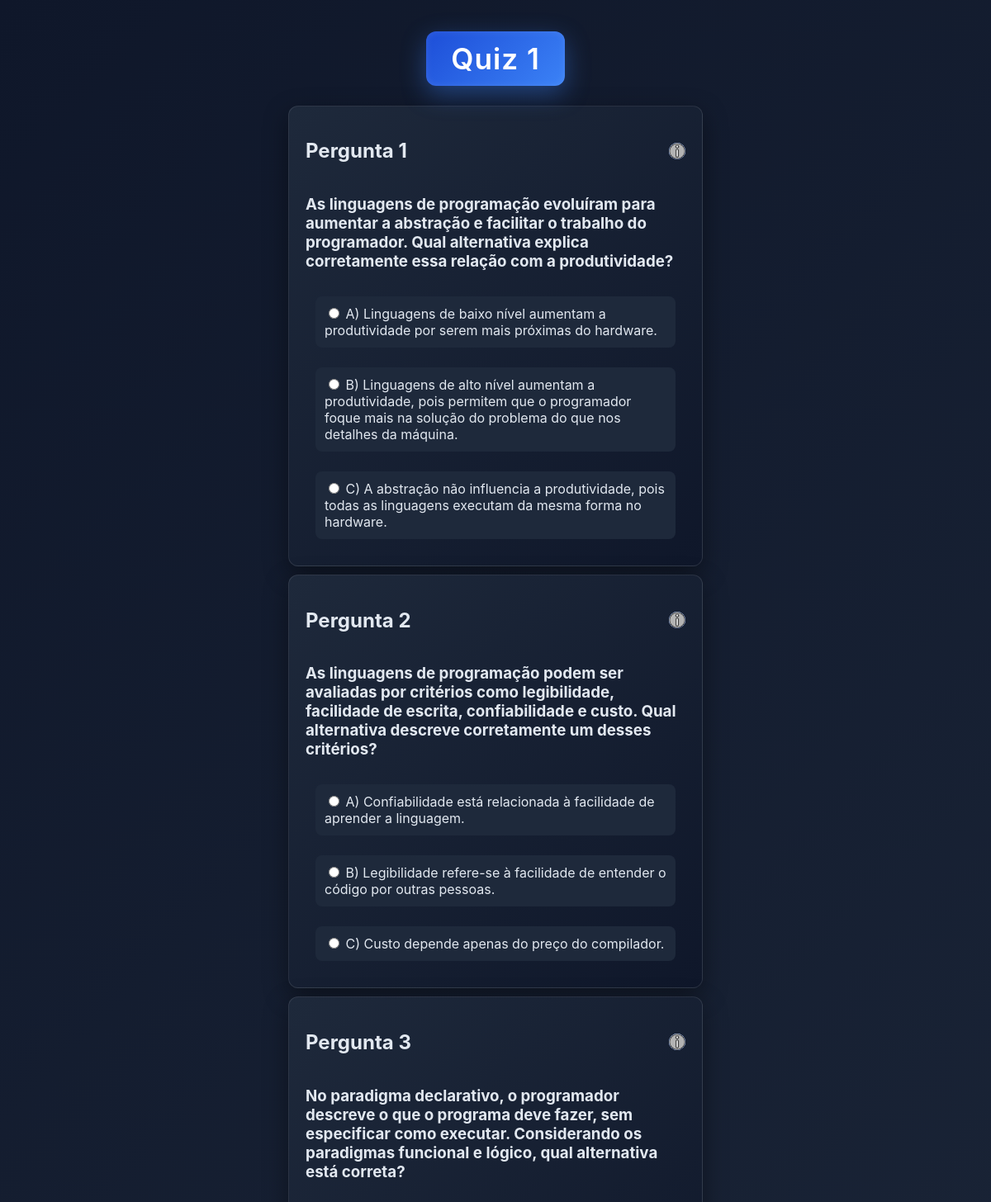
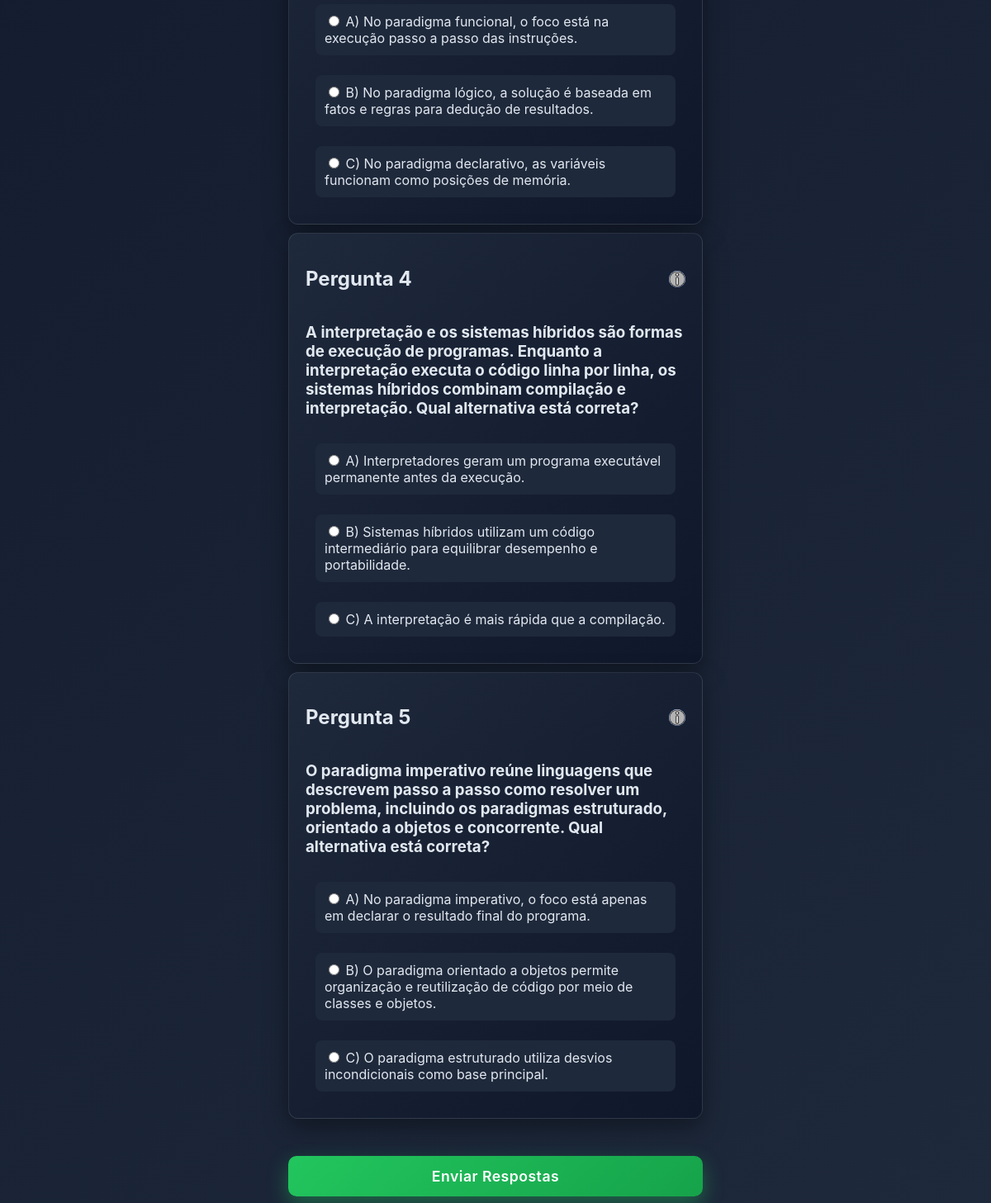
The app's page /quiz_1 with its own data (2 pictures, top to bottom).
### tables this page shows
CREATE TABLE pergunta (
    id INTEGER PRIMARY KEY AUTOINCREMENT,
    quiz_id INTEGER NOT NULL,
    texto TEXT NOT NULL,
    enunciado TEXT NOT NULL,
    conclusao TEXT NOT NULL, tema TEXT, ordem INTEGER,
                   
    FOREIGN KEY (quiz_id) REFERENCES quizzes(id)
    );

CREATE TABLE alternativas (
    id INTEGER PRIMARY KEY AUTOINCREMENT,
    pergunta_id INTEGER NOT NULL,
    texto TEXT NOT NULL,
    correta BOOLEAN NOT NULL,
                 
    FOREIGN KEY (pergunta_id) REFERENCES pergunta(id)
    );

### app.py (the view, shortened to what this page needs)
@app.route('/quiz_<int:quiz_id>', methods=['GET', 'POST'])
def questoes(quiz_id):
    user_id = session.get('user_id')
    if request.method == 'GET':
        m.delete_respostas_quiz(user_id, quiz_id)
    perguntas = m.get_perguntas(quiz_id)
    quizzes = m.get_quizzes()
    alternativas = [m.get_alternativas(pergunta['id']) for pergunta in perguntas]
    return render_template(
        'questoes.html',
        quiz_id=quiz_id,
        quizzes=quizzes,
        perguntas=perguntas,
        alternativas=alternativas
    )

### database.py (called while the page is built)
def create_connection():
    conn = sqlite3.connect('database.db')
    conn.row_factory = sqlite3.Row
    return conn

def execute(query, params=()):
    conn = create_connection()
    cursor = conn.cursor()
    cursor.execute(query, params)
    resultado = cursor.fetchall()
    conn.commit()
    conn.close()
    return resultado

### modules.py (called while the page is built)
def get_quizzes():
    conn = create_connection()
    quizzes = conn.execute('SELECT * FROM quizzes').fetchall()
    conn.close()
    return quizzes

def get_perguntas(quiz_id):
    conn = create_connection()
    perguntas = conn.execute('SELECT * FROM pergunta WHERE quiz_id = ?', (quiz_id,)).fetchall()
    conn.close()
    return perguntas

def get_alternativas(pergunta_id):
    conn = create_connection()
    alternativas = conn.execute('SELECT * FROM alternativas WHERE pergunta_id = ?', (pergunta_id,)).fetchall()
    conn.close()
    return alternativas

def delete_respostas_quiz(user_id, quiz_id):
    query = """
    SELECT a.id
    FROM alternativas a
    JOIN pergunta p ON a.pergunta_id = p.id
    WHERE p.quiz_id = ?
    """
    alternativas = db.execute(query, (quiz_id,))
    for alt in alternativas:
        db.execute(
            "DELETE FROM resposta WHERE user_id = ? AND alternativas_id = ?",
            (user_id, alt["id"])
        )

### templates/questoes.html (shortened to what this page needs)
<!doctype html>
<html lang="en">
  <head>
    <link
      rel="stylesheet"
      href="{{ url_for('static', filename='questoes.css') }}"
    />
  </head>
  <body>
    <h1 class="title">Quiz {{ quiz_id }}</h1>
    <form action="/quiz_{{ quiz_id }}" method="POST">
      <div class="questao">
        {% for pergunta in perguntas %}
        <div class="pergunta_box">
          <div class="pergunta">
            <h2>Pergunta {{ loop.index }}</h2>
            <div class="info">
              <img
                src="{{ url_for('static', filename='images.png') }}"
                class="img"
              />
            </div>
          </div>
          <h3>{{ pergunta.texto }}</h3>
          {% for alternativa in alternativas[loop.index0] %}
          <div class="alternativa">
            <label>
              <input
                type="radio"
                name="pergunta_{{ pergunta.id }}"
                value="{{ alternativa.id }}"
                required
              >
              {{ alternativa.texto }}
            </label>
          </div>
          {% endfor %}
        </div>
        {% endfor %}
      </div>
      <button type="submit" class="submit-btn">
        Enviar Respostas
      </button>
    </form>
  </body>
</html>

### static/questoes.css (style rules this page uses)
* { user-select: none; font-family: 'Inter', sans-serif; }
body { background: linear-gradient(135deg, #0f172a, #1e293b); color: #e2e8f0; display: flex; flex-direction: column; align-items: center; }
.title { margin-top: 30px; text-align: center; font-size: 2.2rem; font-weight: 600; letter-spacing: 1px; display: inline-block; padding: 12px 30px; border-radius: 12px; background: linear-gradient(135deg, #1d4ed8, #3b82f6); color: white; box-shadow: 0 10px 30px rgba(59, 130, 246, 0.4), inset 0 0 10px rgba(255,255,255,0.1); position: relative; }
.questao { display: flex; flex-direction: column; align-items: center; margin-bottom: 25px; gap: 10px; }
.pergunta_box { background: linear-gradient(135deg, #1e293b, #0f172a); width: 460px; padding: 20px; border-radius: 12px; border: 1px solid rgba(255,255,255,0.1); box-shadow: 0 10px 30px rgba(0,0,0,0.4); transition: 0.3s; }
.pergunta { display: flex; justify-content: space-between; align-items: center; margin-bottom: 10px; font-weight: 600; }
.alternativa { display: flex; flex-direction: column; gap: 8px; padding: 12px; }
.alternativa label { background-color: #1e293b; padding: 10px; border-radius: 8px; border: 1px solid transparent; cursor: pointer; transition: 0.2s; }
button.submit-btn { width: 100%; margin-top: 20px; padding: 14px; font-size: 1.1rem; font-weight: 600; letter-spacing: 0.5px; border: none; border-radius: 10px; color: white; cursor: pointer; background: linear-gradient(135deg, #22c55e, #16a34a); box-shadow: 0 10px 25px rgba(34, 197, 94, 0.4); transition: all 0.25s ease; }
.info { position: relative; cursor: pointer; }
.img { background: linear-gradient(135deg, #3b82f6, #1d4ed8); width: 20px; height: 20px; border-radius: 50%; display: flex; align-items: center; justify-content: center; font-size: 12px; color: white; }

### records on screen
pergunta: texto "As linguagens de programação evoluíram para aumentar a abstração e facilitar o trabalho do programador. Qual alternativa explica corretamente essa relação com a produtividade?"
alternativas: texto "A) Linguagens de baixo nível aumentam a produtividade por serem mais próximas do hardware."
alternativas: texto "B) Linguagens de alto nível aumentam a produtividade, pois permitem que o programador foque mais na solução do problema do que nos detalhes da máquina."
alternativas: texto "C) A abstração não influencia a produtividade, pois todas as linguagens executam da mesma forma no hardware."
pergunta: texto "As linguagens de programação podem ser avaliadas por critérios como legibilidade, facilidade de escrita, confiabilidade e custo. Qual alternativa descreve corretamente um desses critérios?"
alternativas: texto "A) Confiabilidade está relacionada à facilidade de aprender a linguagem."
alternativas: texto "B) Legibilidade refere-se à facilidade de entender o código por outras pessoas."
alternativas: texto "C) Custo depende apenas do preço do compilador."
pergunta: texto "No paradigma declarativo, o programador descreve o que o programa deve fazer, sem especificar como executar. Considerando os paradigmas funcional e lógico, qual alternativa está correta?"
alternativas: texto "A) No paradigma funcional, o foco está na execução passo a passo das instruções."
alternativas: texto "B) No paradigma lógico, a solução é baseada em fatos e regras para dedução de resultados."
alternativas: texto "C) No paradigma declarativo, as variáveis funcionam como posições de memória."
pergunta: texto "A interpretação e os sistemas híbridos são formas de execução de programas. Enquanto a interpretação executa o código linha por linha, os sistemas híbridos combinam compilação e interpretação. Qual alternativa está correta?"
alternativas: texto "A) Interpretadores geram um programa executável permanente antes da execução."
alternativas: texto "B) Sistemas híbridos utilizam um código intermediário para equilibrar desempenho e portabilidade."
alternativas: texto "C) A interpretação é mais rápida que a compilação."
pergunta: texto "O paradigma imperativo reúne linguagens que descrevem passo a passo como resolver um problema, incluindo os paradigmas estruturado, orientado a objetos e concorrente. Qual alternativa está correta?"
alternativas: texto "A) No paradigma imperativo, o foco está apenas em declarar o resultado final do programa."
alternativas: texto "B) O paradigma orientado a objetos permite organização e reutilização de código por meio de classes e objetos."
alternativas: texto "C) O paradigma estruturado utiliza desvios incondicionais como base principal."

### other values on screen
{{ quiz_id }} "1"
